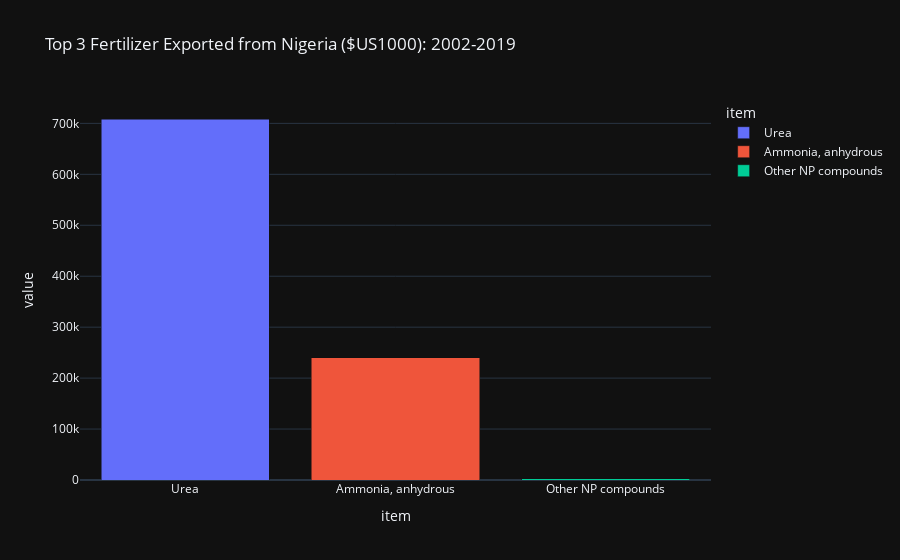

Notebook code cell kept with this figure:
### Code cell
fig = px.bar(fertilizer_by_export_value[:3], x="item", y="value", color="item", 
             title="Top 3 Fertilizer Exported from Nigeria ($US1000): 2002-2019")
fig.update_layout(barmode='stack')


fig.update_layout(
        template='plotly_dark'
    )
fig.show()

### Figure 1 — Plotly figure (JSON) as saved in the notebook; plotly's stock layout.template omitted (floating-point values rounded to 4 significant figures)
{"data": [{"alignmentgroup": "True", "hovertemplate": "item=%{x}<br>value=%{y}<extra></extra>", "legendgroup": "Urea", "marker": {"color": "#636efa", "pattern": {"shape": ""}}, "name": "Urea", "offsetgroup": "Urea", "orientation": "v", "showlegend": true, "textposition": "auto", "type": "bar", "x": ["Urea"], "xaxis": "x", "y": [708600.0], "yaxis": "y"}, {"alignmentgroup": "True", "hovertemplate": "item=%{x}<br>value=%{y}<extra></extra>", "legendgroup": "Ammonia, anhydrous", "marker": {"color": "#EF553B", "pattern": {"shape": ""}}, "name": "Ammonia, anhydrous", "offsetgroup": "Ammonia, anhydrous", "orientation": "v", "showlegend": true, "textposition": "auto", "type": "bar", "x": ["Ammonia, anhydrous"], "xaxis": "x", "y": [240400.0], "yaxis": "y"}, {"alignmentgroup": "True", "hovertemplate": "item=%{x}<br>value=%{y}<extra></extra>", "legendgroup": "Other NP compounds", "marker": {"color": "#00cc96", "pattern": {"shape": ""}}, "name": "Other NP compounds", "offsetgroup": "Other NP compounds", "orientation": "v", "showlegend": true, "textposition": "auto", "type": "bar", "x": ["Other NP compounds"], "xaxis": "x", "y": [2910.0], "yaxis": "y"}], "layout": {"barmode": "stack", "legend": {"title": {"text": "item"}, "tracegroupgap": 0}, "title": {"text": "Top 3 Fertilizer Exported from Nigeria ($US1000): 2002-2019"}, "xaxis": {"anchor": "y", "categoryarray": ["Urea", "Ammonia, anhydrous", "Other NP compounds"], "categoryorder": "array", "domain": [0, 1], "title": {"text": "item"}}, "yaxis": {"anchor": "x", "domain": [0, 1], "title": {"text": "value"}}}}
